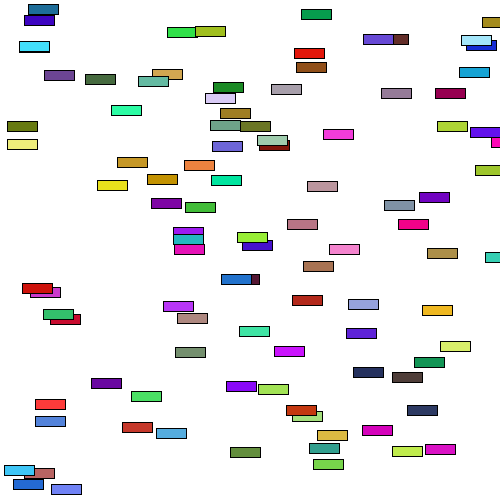
Frame 1 (no input)
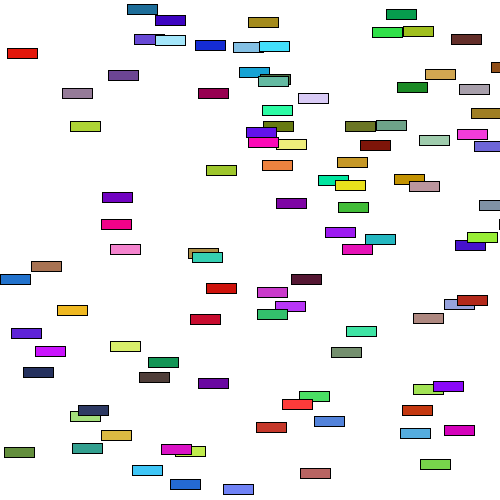
Frame 60 (the mouse pressed at the canvas centre just before this capture)
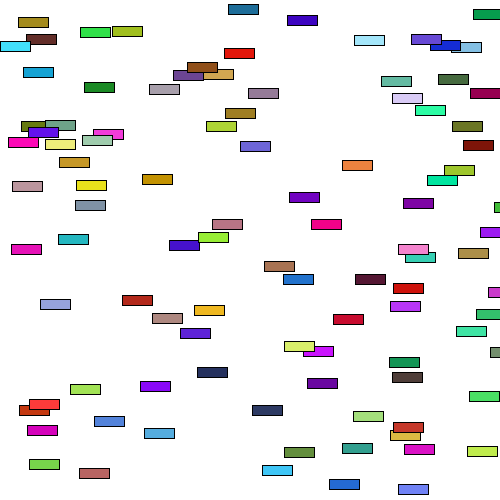
Frame 120 (the mouse held since frame 60 and released just before this capture)

The Processing sketch that drew these frames (run headless with seeded random() and noise(); from frame 60 on, the mouse is pressed at the canvas centre):

// Processing sketch: Practice_7_Multiple_Bricks
// ── Practice_7_Multiple_Bricks.pde
int num = 100;
Car[] myCar = new Car[num];

void setup(){
  size(500,500);
  for (int i=0;i<num;i++){
    myCar[i] = new Car (random(width),random(height),color(random(255),random(255),random(255)),random(1,5));
  }
}

void draw(){
  background(255);
  for (int i=0; i<num;i++){
  myCar[i].display();
  myCar[i].drive();
  }
}
// ── car.pde
class Car
{
 float xpos;  
 float ypos; 
 color c;
 float speed;

 Car(float tXpos, float tYpos, color tC, float tSpeed)
 {
   xpos = tXpos;
   ypos = tYpos;
   c = tC;
   speed = tSpeed;
 }
 
 void display()
 {
   fill(c);
   rect(xpos, ypos, 30, 10);
 }
 
 void drive()
 {
   xpos += speed;
   if(xpos>width)
   {
     xpos = 0;
   }
 }
}
